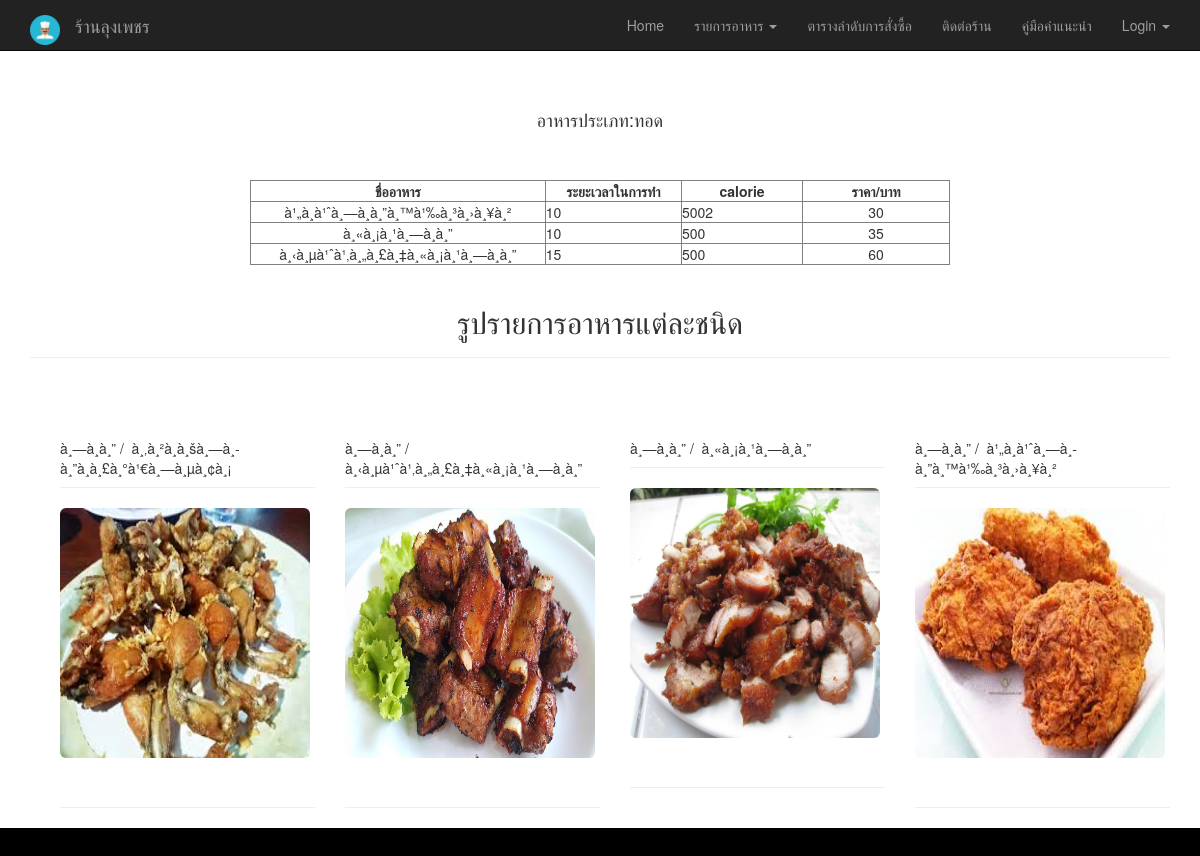
The app's page /foods2.php, older data.
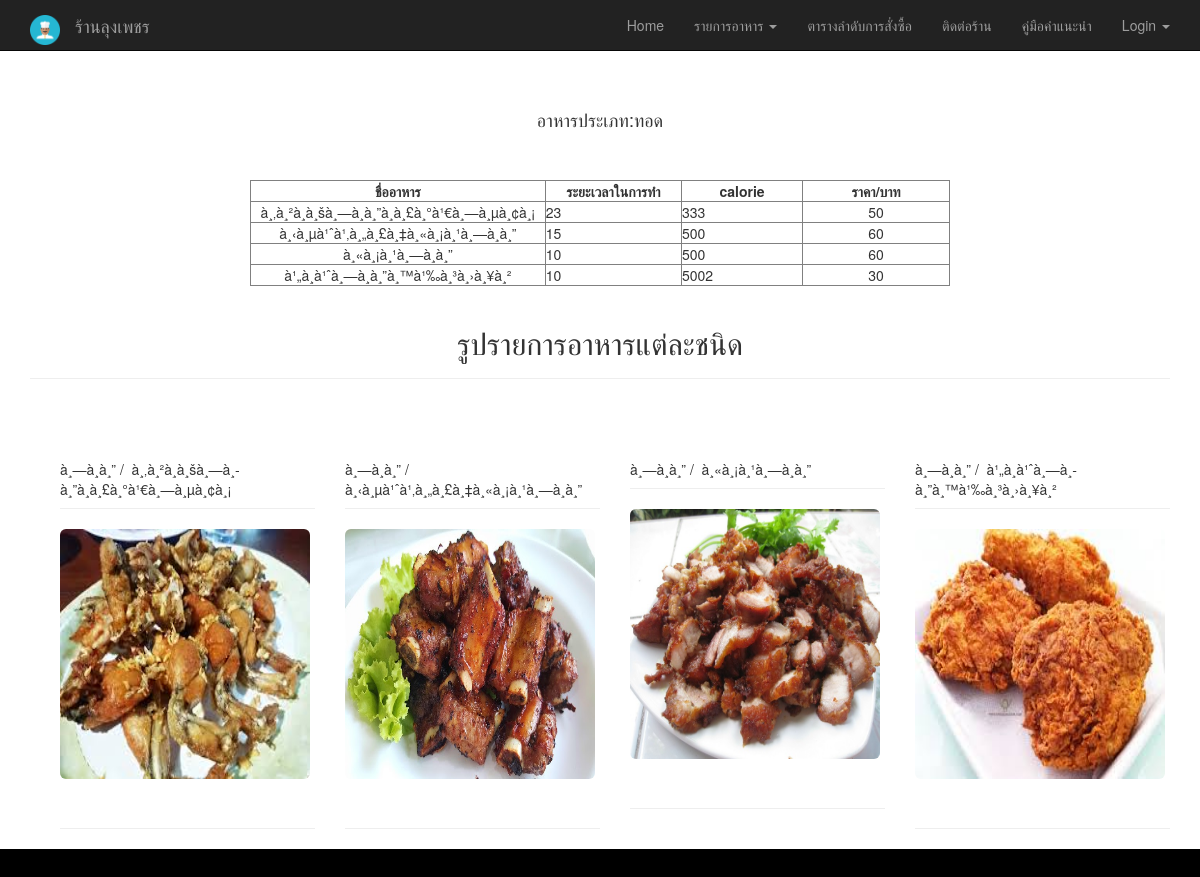
The same page, newer data.
### tables this page shows
CREATE TABLE `type2` (
  `name` varchar(50) NOT NULL,
  `calorie` varchar(50) NOT NULL,
  `price` int(11) NOT NULL,
  `type` varchar(50) NOT NULL
);

CREATE TABLE `tbl_users2` (
  `userID` int(11) NOT NULL,
  `userName` varchar(111) NOT NULL,
  `userProfession` varchar(111) NOT NULL,
  `userPic` varchar(200) NOT NULL
);

### foods2.php (the view, shortened to what this page needs)
<?php
require_once 'dbconfig.php';
?>
<!DOCTYPE html>
<html>
<head>
  <link rel="stylesheet" type="text/css" href="./css/bootstrap.css">
  <link rel="stylesheet" type="text/css" href="css.css">
</head>
<body>
    <nav id="scrollingNav" class="navbar navbar-inverse navbar-fixed-top" role= "navigation">
<div class="container">
    <div class="navbar-header">
      <a class="navbar-brand">  <img class="circle" src="./image/icon5.png" width="30" height="30"  border-radius="50"/></a>
      <a class="navbar-brand" href="#">ร้านลุงเพชร</a>
    </div>
      <ul class="nav navbar-nav navbar-right">
      <li><a href="index.php">Home</a></li>
       <li class="dropdown">
          <a href="#" class="dropdown-toggle" data-toggle="dropdown" role="button" aria-haspopup="true" aria-expanded="false">รายการอาหาร <span class="caret"></span></a>
        </li>
       <li ><a href="order.php">ตารางลำดับการสั่งซื้อ</a></li>
        <li><a href="ContactUs.php">ติดต่อร้าน</a></li>
       <li><a href="document.php">คู่มือคำแนะนำ</a></li>
        <li class="dropdown">
          <a href="#" class="dropdown-toggle" data-toggle="dropdown" role="button" aria-haspopup="true" aria-expanded="false">Login <span class="caret"></span></a>
        </li>
      </ul>
    </div>
</nav>
</div> <br><br><br><br><br>
<?php
$strSQL = "SELECT * FROM type2";
$objQuery = mysql_query($strSQL) or die ("Error Query [".$strSQL."]");
?>
<div class="center">
<center><H4>อาหารประเภท:ทอด</H4></center><br><br>
<center><table width="700" border="1">
  <tr>
    <th width="91"> <div align="center">ชื่ออาหาร </div></th>
    <th width="90"> <div align="center">ระยะเวลาในการทำ </div></th>
    <th width="80"> <div align="center">calorie </div></th>
    <th width="97"> <div align="center">ราคา/บาท </div></th>
  </tr></center>
<?php
while($objResult = mysql_fetch_array($objQuery))
{
?>
  <tr>
    <td><div align="center"><?php echo $objResult["name"];?></div></td>
    <td><?php echo $objResult["type"];?></td>
    <td><?php echo $objResult["calorie"];?></td>
    <td><div align="center"><?php echo $objResult["price"];?></div></td>
  </tr>
<?php
}
?>
</table></div>
<div class="container">
  <div class="page-header">
      <center><h1 class="h2">รูปรายการอาหารแต่ละชนิด</h1> </center>
    </div>
<br />
<div class="container">
<?php
  $stmt = $DB_con->prepare('SELECT userID, userName, userProfession, userPic FROM tbl_users2 ORDER BY userID DESC');
  $stmt->execute();
  if($stmt->rowCount() > 0)
  {
    while($row=$stmt->fetch(PDO::FETCH_ASSOC))
    {
      extract($row);
      ?>
      <div class="col-xs-3">
        <p class="page-header"><?php echo $userName."&nbsp;/&nbsp; ".$userProfession; ?> </p>
        <img src="user_images2/<?php echo $row['userPic']; ?>" class="img-rounded" width="250px" height="250px" />
        <p class="page-header">
        </p>
      </div>
      <?php
    }
  }
?>
</div>
</div>
<footer>  </footer>
</body>

Row changes from the older to the newer data that the page shows:
added type2: name "à¸‚à¸²à¸à¸šà¸—à¸­à¸”à¸à¸£à¸°à¹€à¸—à¸µà¸¢à¸¡", type "23", calorie "333", price "50"
shown differently, row unchanged: type2 "à¸‹à¸µà¹ˆà¹‚à¸„à¸£à¸‡à¸«à¸¡à¸¹à¸—à¸­à¸”": moves up the list
changed type2 "à¸«à¸¡à¸¹à¸—à¸­à¸”": price "35" → "60"; moves down the list
